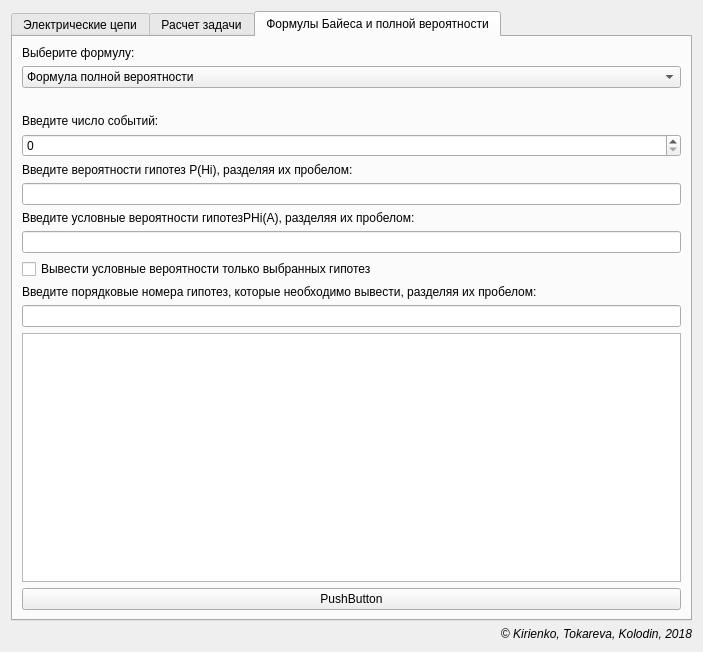
<?xml version="1.0" encoding="UTF-8"?>
<ui version="4.0">
 <class>Dialog</class>
 <widget class="QDialog" name="Dialog">
  <property name="geometry">
   <rect>
    <x>0</x>
    <y>0</y>
    <width>645</width>
    <height>638</height>
   </rect>
  </property>
  <property name="font">
   <font>
    <family>Helvetica</family>
   </font>
  </property>
  <property name="windowTitle">
   <string>Вычисление элементов комбинаторики</string>
  </property>
  <property name="autoFillBackground">
   <bool>true</bool>
  </property>
  <property name="styleSheet">
   <string notr="true"/>
  </property>
  <layout class="QVBoxLayout" name="verticalLayout_3">
   <item>
    <widget class="QTabWidget" name="tabWidget">
     <property name="currentIndex">
      <number>2</number>
     </property>
     <widget class="QWidget" name="tab">
      <attribute name="title">
       <string>Электрические цепи</string>
      </attribute>
      <layout class="QVBoxLayout" name="verticalLayout_5">
       <item>
        <widget class="QLabel" name="label_14">
         <property name="maximumSize">
          <size>
           <width>16777215</width>
           <height>20</height>
          </size>
         </property>
         <property name="text">
          <string>Выберете схему:</string>
         </property>
         <property name="alignment">
          <set>Qt::AlignCenter</set>
         </property>
        </widget>
       </item>
       <item>
        <widget class="QComboBox" name="chooseScheme">
         <item>
          <property name="text">
           <string>Схема по условию</string>
          </property>
         </item>
         <item>
          <property name="text">
           <string>Придуманная схема</string>
          </property>
         </item>
        </widget>
       </item>
       <item>
        <widget class="QLabel" name="label_13">
         <property name="text">
          <string>Для заданной схемы составить формулу, выражающую событие В – схема работает безотказно в течение времени Т 
через события Аi – i-ый элемент схемы работает безотказно в течение времени Т.</string>
         </property>
        </widget>
       </item>
       <item>
        <layout class="QVBoxLayout" name="verticalLayout">
         <item>
          <widget class="QLabel" name="showSchemeFirst">
           <property name="minimumSize">
            <size>
             <width>0</width>
             <height>210</height>
            </size>
           </property>
           <property name="text">
            <string/>
           </property>
           <property name="alignment">
            <set>Qt::AlignCenter</set>
           </property>
          </widget>
         </item>
        </layout>
       </item>
       <item>
        <widget class="QLabel" name="label_15">
         <property name="minimumSize">
          <size>
           <width>0</width>
           <height>20</height>
          </size>
         </property>
         <property name="maximumSize">
          <size>
           <width>16777215</width>
           <height>10</height>
          </size>
         </property>
         <property name="text">
          <string>Формула:</string>
         </property>
         <property name="alignment">
          <set>Qt::AlignCenter</set>
         </property>
        </widget>
       </item>
       <item>
        <widget class="QLabel" name="showFormulaFirst">
         <property name="text">
          <string/>
         </property>
         <property name="alignment">
          <set>Qt::AlignCenter</set>
         </property>
        </widget>
       </item>
       <item>
        <layout class="QHBoxLayout" name="horizontalLayout">
         <property name="leftMargin">
          <number>0</number>
         </property>
         <property name="topMargin">
          <number>0</number>
         </property>
         <item>
          <layout class="QVBoxLayout" name="verticalLayout_10">
           <item>
            <widget class="QLabel" name="q1Label">
             <property name="text">
              <string>Введите значение q1</string>
             </property>
             <property name="alignment">
              <set>Qt::AlignCenter</set>
             </property>
            </widget>
           </item>
           <item>
            <widget class="QDoubleSpinBox" name="q1Value">
             <property name="maximum">
              <double>1.000000000000000</double>
             </property>
             <property name="singleStep">
              <double>0.100000000000000</double>
             </property>
            </widget>
           </item>
           <item>
            <widget class="QLabel" name="label_8">
             <property name="text">
              <string>Введите значение q2</string>
             </property>
             <property name="alignment">
              <set>Qt::AlignCenter</set>
             </property>
            </widget>
           </item>
           <item>
            <widget class="QDoubleSpinBox" name="q2Value">
             <property name="maximum">
              <double>1.000000000000000</double>
             </property>
             <property name="singleStep">
              <double>0.100000000000000</double>
             </property>
            </widget>
           </item>
           <item>
            <widget class="QLabel" name="label_9">
             <property name="text">
              <string>Введите значение q3</string>
             </property>
             <property name="alignment">
              <set>Qt::AlignCenter</set>
             </property>
            </widget>
           </item>
           <item>
            <widget class="QDoubleSpinBox" name="q3Value">
             <property name="maximum">
              <double>1.000000000000000</double>
             </property>
             <property name="singleStep">
              <double>0.100000000000000</double>
             </property>
            </widget>
           </item>
          </layout>
         </item>
         <item>
          <layout class="QVBoxLayout" name="verticalLayout_11">
           <item>
            <widget class="QLabel" name="label_10">
             <property name="text">
              <string>Введите значение q4</string>
             </property>
             <property name="alignment">
              <set>Qt::AlignCenter</set>
             </property>
            </widget>
           </item>
           <item>
            <widget class="QDoubleSpinBox" name="q4Value">
             <property name="maximum">
              <double>1.000000000000000</double>
             </property>
             <property name="singleStep">
              <double>0.100000000000000</double>
             </property>
            </widget>
           </item>
           <item>
            <widget class="QLabel" name="label_11">
             <property name="text">
              <string>Введите значение q5</string>
             </property>
             <property name="alignment">
              <set>Qt::AlignCenter</set>
             </property>
            </widget>
           </item>
           <item>
            <widget class="QDoubleSpinBox" name="q5Value">
             <property name="maximum">
              <double>1.000000000000000</double>
             </property>
             <property name="singleStep">
              <double>0.100000000000000</double>
             </property>
            </widget>
           </item>
           <item>
            <widget class="QLabel" name="label_12">
             <property name="text">
              <string>Введите значение q6</string>
             </property>
             <property name="alignment">
              <set>Qt::AlignCenter</set>
             </property>
            </widget>
           </item>
           <item>
            <widget class="QDoubleSpinBox" name="q6Value">
             <property name="maximum">
              <double>1.000000000000000</double>
             </property>
             <property name="singleStep">
              <double>0.100000000000000</double>
             </property>
            </widget>
           </item>
           <item>
            <spacer name="verticalSpacer">
             <property name="orientation">
              <enum>Qt::Vertical</enum>
             </property>
             <property name="sizeHint" stdset="0">
              <size>
               <width>20</width>
               <height>40</height>
              </size>
             </property>
            </spacer>
           </item>
          </layout>
         </item>
        </layout>
       </item>
       <item>
        <layout class="QVBoxLayout" name="verticalLayout_2">
         <item>
          <widget class="QLabel" name="labelRes">
           <property name="text">
            <string>Результат:</string>
           </property>
           <property name="alignment">
            <set>Qt::AlignCenter</set>
           </property>
          </widget>
         </item>
         <item>
          <widget class="QDoubleSpinBox" name="resFirst">
           <property name="decimals">
            <number>5</number>
           </property>
          </widget>
         </item>
        </layout>
       </item>
       <item>
        <widget class="QPushButton" name="buttonFirst">
         <property name="text">
          <string>Получить результат</string>
         </property>
         <property name="autoDefault">
          <bool>false</bool>
         </property>
        </widget>
       </item>
      </layout>
     </widget>
     <widget class="QWidget" name="tab_2">
      <attribute name="title">
       <string>Расчет задачи</string>
      </attribute>
      <layout class="QVBoxLayout" name="verticalLayout_8">
       <item>
        <layout class="QVBoxLayout" name="verticalLayout_6">
         <item>
          <widget class="QLabel" name="label_2">
           <property name="text">
            <string>Формулировка задачи</string>
           </property>
           <property name="alignment">
            <set>Qt::AlignCenter</set>
           </property>
          </widget>
         </item>
         <item>
          <widget class="QLabel" name="label">
           <property name="text">
            <string>Один студент выучил m1 из n вопросов программы, а второй m2. 
Каждому из них задают по три вопроса. 
Найти вероятность того, что не менее, чем на два вопроса правильно ответят:</string>
           </property>
           <property name="alignment">
            <set>Qt::AlignJustify|Qt::AlignVCenter</set>
           </property>
           <property name="wordWrap">
            <bool>true</bool>
           </property>
          </widget>
         </item>
        </layout>
       </item>
       <item>
        <widget class="QComboBox" name="variantIdx">
         <item>
          <property name="text">
           <string>оба студента</string>
          </property>
         </item>
         <item>
          <property name="text">
           <string>только первый студент</string>
          </property>
         </item>
         <item>
          <property name="text">
           <string>только один из них</string>
          </property>
         </item>
         <item>
          <property name="text">
           <string>хотя бы один из студентов</string>
          </property>
         </item>
        </widget>
       </item>
       <item>
        <layout class="QVBoxLayout" name="verticalLayout_7">
         <item>
          <widget class="QLabel" name="label_6">
           <property name="text">
            <string>Формула для решения:</string>
           </property>
           <property name="alignment">
            <set>Qt::AlignCenter</set>
           </property>
          </widget>
         </item>
         <item>
          <widget class="QLabel" name="formulTab">
           <property name="text">
            <string/>
           </property>
           <property name="alignment">
            <set>Qt::AlignCenter</set>
           </property>
          </widget>
         </item>
         <item>
          <widget class="QLabel" name="label_m1">
           <property name="text">
            <string>Введите значение m1:</string>
           </property>
           <property name="alignment">
            <set>Qt::AlignCenter</set>
           </property>
          </widget>
         </item>
         <item>
          <widget class="QSpinBox" name="m1Tab">
           <property name="minimum">
            <number>1</number>
           </property>
           <property name="maximum">
            <number>10000</number>
           </property>
          </widget>
         </item>
         <item>
          <widget class="QLabel" name="label_m2">
           <property name="text">
            <string>Введите значение m2:</string>
           </property>
           <property name="alignment">
            <set>Qt::AlignCenter</set>
           </property>
          </widget>
         </item>
         <item>
          <widget class="QSpinBox" name="m2Tab">
           <property name="value">
            <number>1</number>
           </property>
          </widget>
         </item>
         <item>
          <widget class="QLabel" name="label_n">
           <property name="text">
            <string>Введите значение n:</string>
           </property>
           <property name="alignment">
            <set>Qt::AlignCenter</set>
           </property>
          </widget>
         </item>
         <item>
          <widget class="QSpinBox" name="nTab">
           <property name="minimum">
            <number>1</number>
           </property>
           <property name="maximum">
            <number>10000</number>
           </property>
          </widget>
         </item>
        </layout>
       </item>
       <item>
        <widget class="QLabel" name="label_7">
         <property name="text">
          <string>Результат:</string>
         </property>
         <property name="alignment">
          <set>Qt::AlignCenter</set>
         </property>
        </widget>
       </item>
       <item>
        <widget class="QTextEdit" name="resultTab"/>
       </item>
       <item>
        <widget class="QPushButton" name="buttonTab">
         <property name="text">
          <string>Получить результат</string>
         </property>
         <property name="autoDefault">
          <bool>false</bool>
         </property>
        </widget>
       </item>
      </layout>
     </widget>
     <widget class="QWidget" name="tab_3">
      <attribute name="title">
       <string>Формулы Байеса и полной вероятности</string>
      </attribute>
      <layout class="QVBoxLayout" name="verticalLayout_14">
       <item>
        <layout class="QVBoxLayout" name="verticalLayout_9">
         <item>
          <widget class="QLabel" name="labelChangeFormula">
           <property name="text">
            <string>Выберите формулу:</string>
           </property>
          </widget>
         </item>
         <item>
          <widget class="QComboBox" name="chooseFormula">
           <item>
            <property name="text">
             <string>Формула полной вероятности</string>
            </property>
           </item>
           <item>
            <property name="text">
             <string>Формула Байеса</string>
            </property>
           </item>
          </widget>
         </item>
         <item>
          <widget class="QLabel" name="formula_label">
           <property name="text">
            <string/>
           </property>
          </widget>
         </item>
        </layout>
       </item>
       <item>
        <layout class="QVBoxLayout" name="verticalLayout_13">
         <item>
          <widget class="QLabel" name="label_3">
           <property name="text">
            <string>Введите число событий:</string>
           </property>
          </widget>
         </item>
         <item>
          <widget class="QSpinBox" name="spinBox"/>
         </item>
         <item>
          <widget class="QLabel" name="label_4">
           <property name="text">
            <string>Введите вероятности гипотез P(Hi), разделяя их пробелом:</string>
           </property>
          </widget>
         </item>
         <item>
          <widget class="QLineEdit" name="Hi"/>
         </item>
         <item>
          <widget class="QLabel" name="label_5">
           <property name="text">
            <string>Введите условные вероятности гипотезPHi(A), разделяя их пробелом:</string>
           </property>
          </widget>
         </item>
         <item>
          <widget class="QLineEdit" name="HiA"/>
         </item>
        </layout>
       </item>
       <item>
        <layout class="QVBoxLayout" name="verticalLayout_12">
         <item>
          <widget class="QCheckBox" name="checkBox">
           <property name="text">
            <string>Вывести условные вероятности только выбранных гипотез</string>
           </property>
          </widget>
         </item>
         <item>
          <widget class="QLabel" name="label_16">
           <property name="text">
            <string>Введите порядковые номера гипотез, которые необходимо вывести, разделяя их пробелом:</string>
           </property>
          </widget>
         </item>
         <item>
          <widget class="QLineEdit" name="lineEdit_3"/>
         </item>
        </layout>
       </item>
       <item>
        <widget class="QTextBrowser" name="textBrowser"/>
       </item>
       <item>
        <widget class="QPushButton" name="pushButton">
         <property name="text">
          <string>PushButton</string>
         </property>
         <property name="autoDefault">
          <bool>false</bool>
         </property>
        </widget>
       </item>
      </layout>
     </widget>
    </widget>
   </item>
   <item>
    <widget class="QLabel" name="copyright">
     <property name="styleSheet">
      <string notr="true"/>
     </property>
     <property name="text">
      <string>&lt;html&gt;&lt;head/&gt;&lt;body&gt;&lt;p&gt;&lt;span style=&quot; font-size:9pt; font-style:italic;&quot;&gt;© Kirienko, Tokareva, Kolodin, 2018&lt;/span&gt;&lt;/p&gt;&lt;/body&gt;&lt;/html&gt;</string>
     </property>
     <property name="alignment">
      <set>Qt::AlignRight|Qt::AlignTrailing|Qt::AlignVCenter</set>
     </property>
    </widget>
   </item>
  </layout>
 </widget>
 <resources/>
 <connections/>
</ui>
